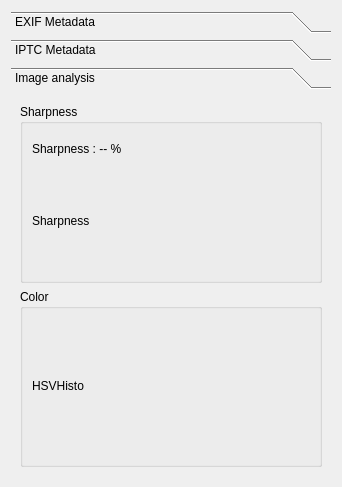
<?xml version="1.0" encoding="UTF-8"?>
<ui version="4.0">
 <class>ImageInfoWidget</class>
 <widget class="QWidget" name="ImageInfoWidget">
  <property name="geometry">
   <rect>
    <x>0</x>
    <y>0</y>
    <width>342</width>
    <height>487</height>
   </rect>
  </property>
  <property name="windowTitle">
   <string>Form</string>
  </property>
  <layout class="QVBoxLayout" name="verticalLayout">
   <item>
    <widget class="QToolBox" name="toolBox">
     <property name="toolTip">
      <string>Information extracted by the analysis of the image : colors, sharpness, ...</string>
     </property>
     <property name="currentIndex">
      <number>2</number>
     </property>
     <widget class="QWidget" name="page">
      <property name="geometry">
       <rect>
        <x>0</x>
        <y>0</y>
        <width>324</width>
        <height>364</height>
       </rect>
      </property>
      <attribute name="label">
       <string>EXIF Metadata</string>
      </attribute>
     </widget>
     <widget class="QWidget" name="page_2">
      <property name="geometry">
       <rect>
        <x>0</x>
        <y>0</y>
        <width>324</width>
        <height>364</height>
       </rect>
      </property>
      <attribute name="label">
       <string>IPTC Metadata</string>
      </attribute>
     </widget>
     <widget class="QWidget" name="page_3">
      <property name="geometry">
       <rect>
        <x>0</x>
        <y>0</y>
        <width>324</width>
        <height>364</height>
       </rect>
      </property>
      <attribute name="label">
       <string>Image analysis</string>
      </attribute>
      <layout class="QGridLayout" name="gridLayout">
       <item row="1" column="0">
        <widget class="QGroupBox" name="colorHistoGroupBox">
         <property name="title">
          <string>Color</string>
         </property>
         <layout class="QHBoxLayout" name="horizontalLayout">
          <item>
           <widget class="QLabel" name="globalImageLabel">
            <property name="minimumSize">
             <size>
              <width>182</width>
              <height>100</height>
             </size>
            </property>
            <property name="maximumSize">
             <size>
              <width>16777215</width>
              <height>100</height>
             </size>
            </property>
            <property name="text">
             <string>HSVHisto</string>
            </property>
           </widget>
          </item>
         </layout>
        </widget>
       </item>
       <item row="0" column="0">
        <widget class="QGroupBox" name="groupBox">
         <property name="title">
          <string>Sharpness</string>
         </property>
         <layout class="QVBoxLayout" name="verticalLayout_2">
          <item>
           <widget class="QLabel" name="label">
            <property name="text">
             <string>Sharpness : -- %</string>
            </property>
           </widget>
          </item>
          <item>
           <widget class="QLabel" name="sharpnessImageLabel">
            <property name="minimumSize">
             <size>
              <width>182</width>
              <height>100</height>
             </size>
            </property>
            <property name="maximumSize">
             <size>
              <width>16777215</width>
              <height>100</height>
             </size>
            </property>
            <property name="text">
             <string>Sharpness</string>
            </property>
            <property name="scaledContents">
             <bool>false</bool>
            </property>
           </widget>
          </item>
         </layout>
        </widget>
       </item>
      </layout>
     </widget>
    </widget>
   </item>
  </layout>
 </widget>
 <resources/>
 <connections/>
</ui>
